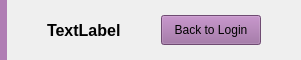
     <widget class="QWidget" name="widget" native="true">
      <property name="maximumSize">
       <size>
        <width>16777215</width>
        <height>60</height>
       </size>
      </property>
      <property name="styleSheet">
       <string notr="true">#widget { background-color: rgb(176, 125, 180);
 }</string>
      </property>
      <layout class="QHBoxLayout" name="horizontalLayout_5">
       <property name="spacing">
        <number>0</number>
       </property>
       <property name="leftMargin">
        <number>0</number>
       </property>
       <property name="topMargin">
        <number>0</number>
       </property>
       <property name="rightMargin">
        <number>0</number>
       </property>
       <property name="bottomMargin">
        <number>0</number>
       </property>
       <item>
        <widget class="QLabel" name="label">
         <property name="maximumSize">
          <size>
           <width>120</width>
           <height>60</height>
          </size>
         </property>
         <property name="styleSheet">
          <string notr="true">#label { background-color: rgb(176, 125, 180);
 }</string>
         </property>
         <property name="text">
          <string/>
         </property>
         <property name="pixmap">
          <pixmap resource="adps.qrc">:/icon/ADPS_logo_w.png</pixmap>
         </property>
         <property name="scaledContents">
          <bool>true</bool>
         </property>
         <property name="alignment">
          <set>Qt::AlignmentFlag::AlignLeading|Qt::AlignmentFlag::AlignLeft|Qt::AlignmentFlag::AlignVCenter</set>
         </property>
        </widget>
       </item>
       <item>
        <spacer name="horizontalSpacer_17">
         <property name="orientation">
          <enum>Qt::Orientation::Horizontal</enum>
         </property>
         <property name="sizeType">
          <enum>QSizePolicy::Policy::Preferred</enum>
         </property>
         <property name="sizeHint" stdset="0">
          <size>
           <width>40</width>
           <height>20</height>
          </size>
         </property>
        </spacer>
       </item>
       <item>
        <widget class="QLabel" name="labelPatientID">
         <property name="font">
          <font>
           <pointsize>12</pointsize>
           <bold>true</bold>
          </font>
         </property>
         <property name="text">
          <string>TextLabel</string>
         </property>
        </widget>
       </item>
       <item>
        <spacer name="horizontalSpacer_15">
         <property name="orientation">
          <enum>Qt::Orientation::Horizontal</enum>
         </property>
         <property name="sizeHint" stdset="0">
          <size>
           <width>40</width>
           <height>20</height>
          </size>
         </property>
        </spacer>
       </item>
       <item>
        <widget class="QPushButton" name="pushButtonBack">
         <property name="minimumSize">
          <size>
           <width>100</width>
           <height>30</height>
          </size>
         </property>
         <property name="styleSheet">
          <string notr="true">#pushButtonBack {
	background-color: rgb(156, 105, 160);
}</string>
         </property>
         <property name="text">
          <string>Back to Login</string>
         </property>
        </widget>
       </item>
       <item>
        <spacer name="horizontalSpacer_16">
         <property name="orientation">
          <enum>Qt::Orientation::Horizontal</enum>
         </property>
         <property name="sizeType">
          <enum>QSizePolicy::Policy::Preferred</enum>
         </property>
         <property name="sizeHint" stdset="0">
          <size>
           <width>40</width>
           <height>20</height>
          </size>
         </property>
        </spacer>
       </item>
      </layout>
     </widget>
